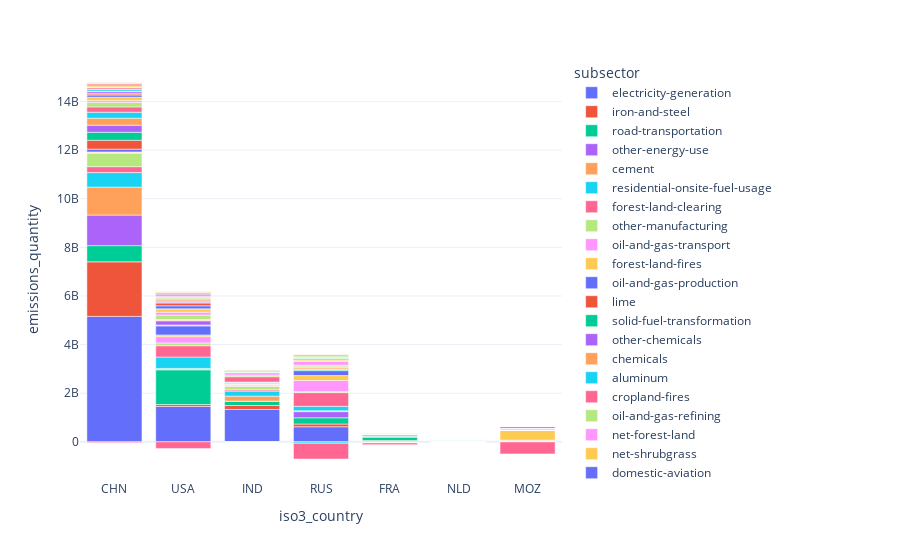

Source (notebook cell):
### Markdown cell above
Looking at each sector gives quickly a nuanced sector and shows the difference
between the various countries.

- the Chinese electricity sector emits more than Western Europe combined. This is not to say that Europeans should not make efforts - they should!. But these efforts can come from many ways, such as incentivizing China to reduce the role of coal in its domestic supply of electricity.

- the emissions from the oil and gas sector in Russia is bigger than all the emissions of Germany. These emissions are typically quick wins (fixing leaks on old pipes).

- Zimbabwe and Mozambique have as much gross emissions together as Japan! Clearing forested areas are very bad for the climate and have only short-term economic benefits. Finding fairer ways to preserve natural resources would also go a long way towards helping developing countries achieve their goals.

- France is about twice as big as Russia looking at the economy (GDP), yet it contributes much less. This view emphasizes _direct_ emissions (where gases are emitted), not the _indirect_ emissions from consumption.

```{admonition} CTODO
:name: sec-emissions
Check these conclusions with experts
```

### Code cell
px.bar(cedf_gy
    .group_by(c_iso3_country, c_subsector)
    .agg(c_emissions_quantity.sum())
    .sort([c_emissions_quantity], descending=True)
    .filter(c_iso3_country.is_in([
        "CHN", "USA", "IND", "RUS","MOZ","FRA", "NLD"]))
,x=ISO3_COUNTRY, y=EMISSIONS_QUANTITY,color=SUBSECTOR,log_y=False)
